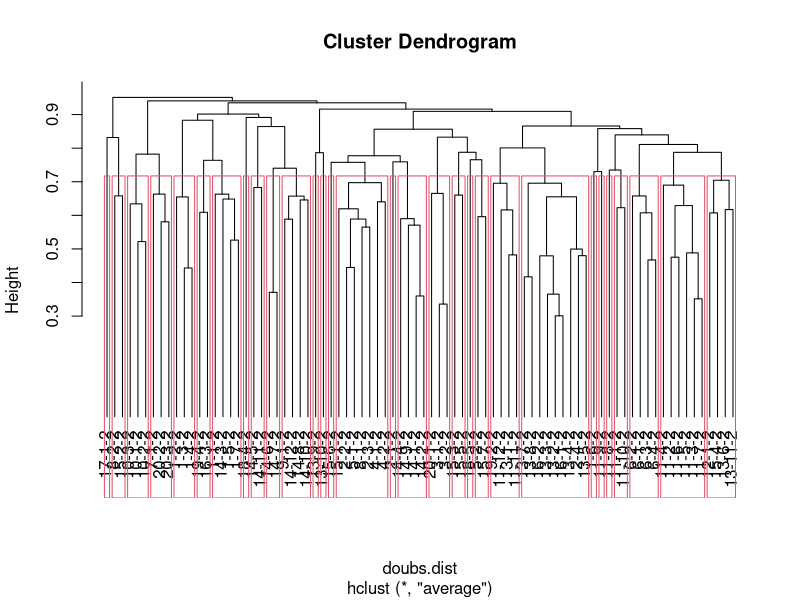
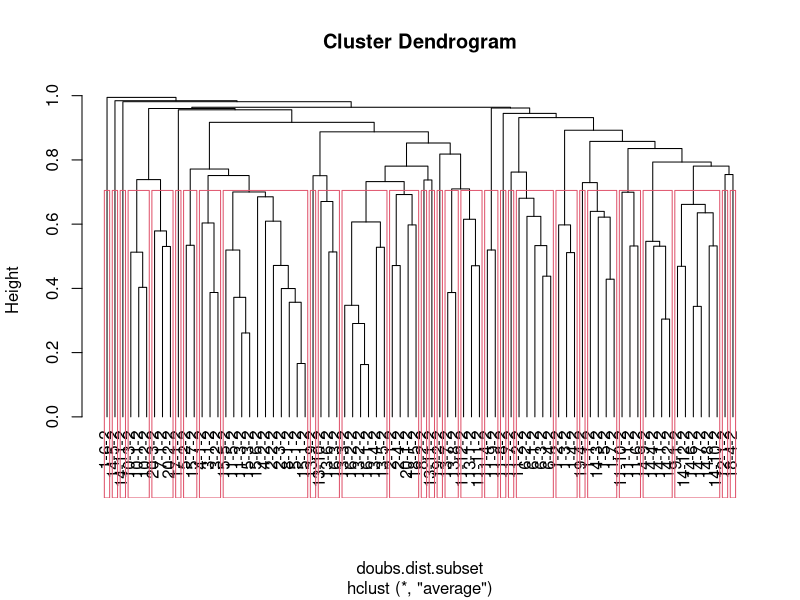
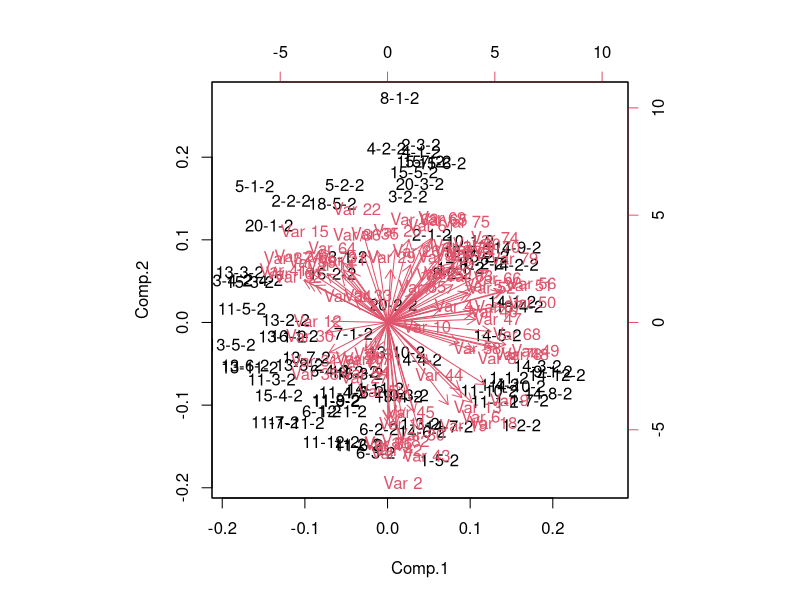
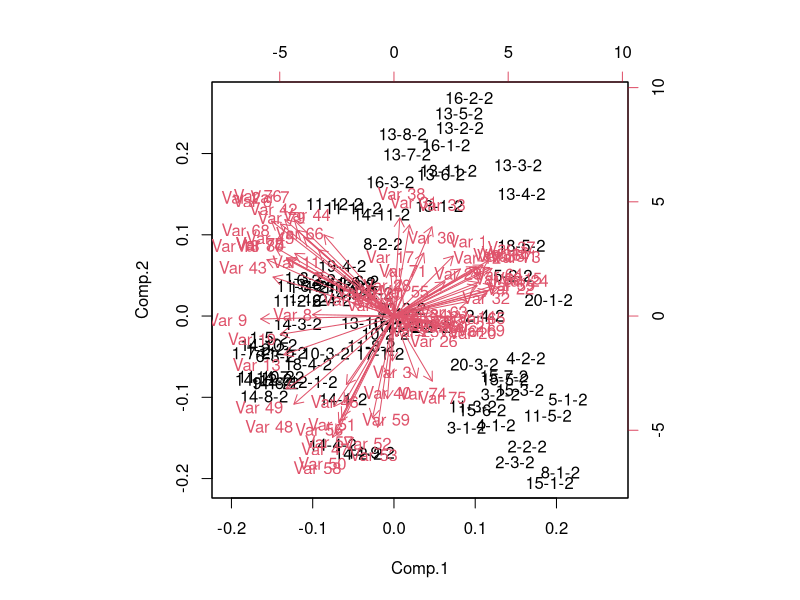
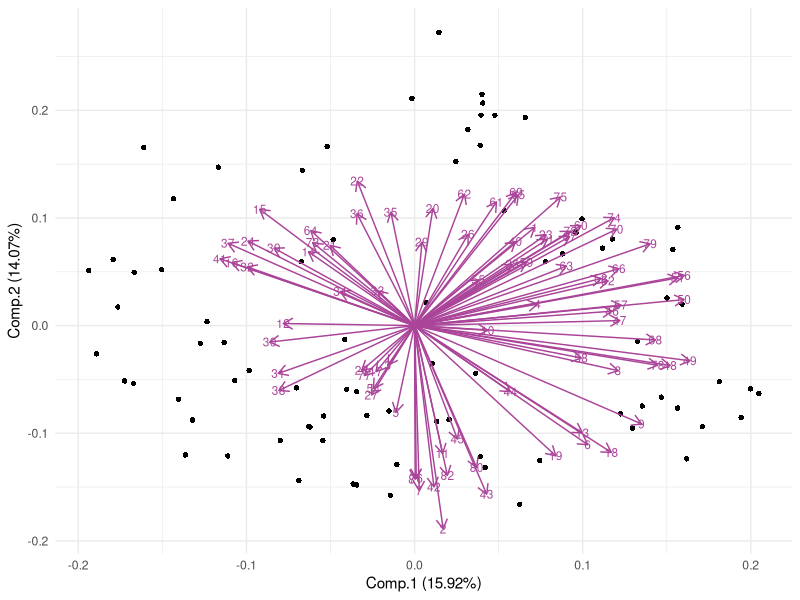
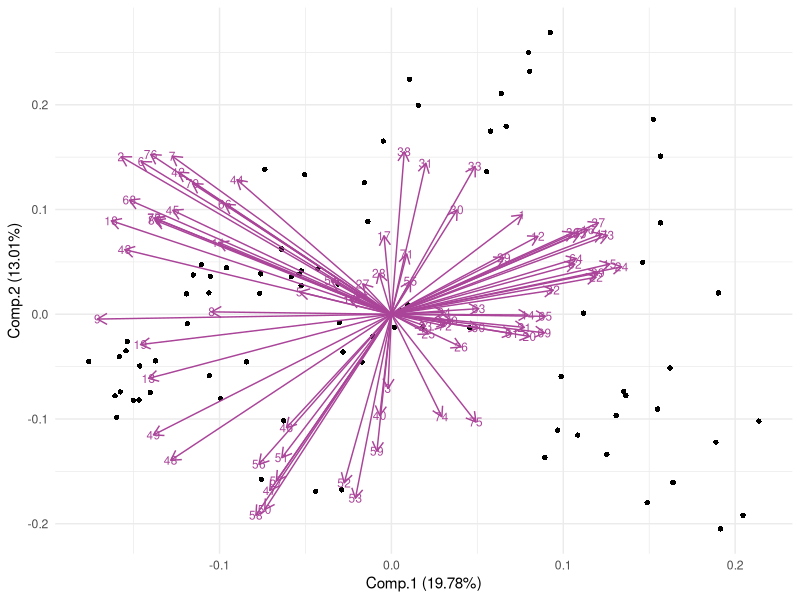
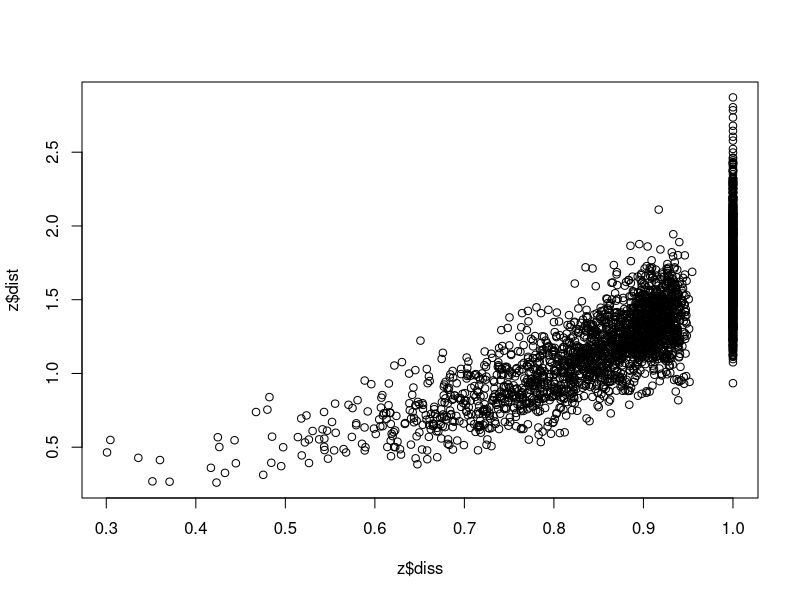
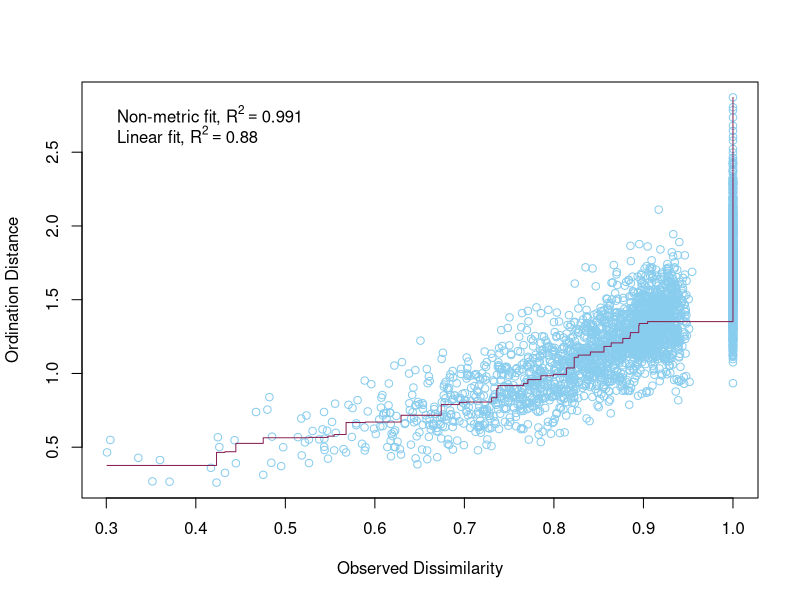

Write R code to recreate these figures, in order. (Note: this script raises an error after producing the figures.)
#### GLM ####

# Before anything else, verify that your environment is totally clear.
# This is important, because old objects can foul up the works
# Clean up the working environment
rm(list = ls())

# Verify working directory, should be ~/Documents/Analyses/lastname_first
getwd()

# Load tidyverse
library("tidyverse")
# Check for updates
tidyverse_update()


#### Cleaning up the data ####

library(dplyr)

#library(readr)
#SurveyData <- read_csv("SurveyData_Clean.csv")

library(readr)
SurveyData <- read_csv("SurveyData_Clean_WN_removed.csv")

#library(readr)
#PlotData <- read_csv("PlotData_Clean.csv")

library(readr)
PlotData <- read_csv("PlotData_Clean_WN_removed.csv")

# The species that were entered as percent-cover need to be accounted for
# Given that the number of plants will vary greatly, but cover plants were all
# in Tier_1, for each percent cover plant I will give a value of 

# The plot needs to be numeric, so I need to change the Plot names to unique
# numeric variables, site needs to be given a number value as does W_N

# This code gives the combined plot names a simple, unique, numeric ID, but I 
# would like clearer ID's so I will use another method
# SurveyData_Combined$Plot <- as.numeric(as.factor(SurveyData_Combined$Plot))

# Assigning the Site a unique numeric value
SurveyData$Site <- as.numeric(as.factor(SurveyData$Site))
# Assigning W and N unique numeric values (weed is now 2, native is now 1)
SurveyData$W_N <- as.numeric(as.factor(SurveyData$W_N))

# Now combine this into unique numerical plot names
library(tidyr)
SurveyData_Combined <- SurveyData %>%
  unite(Plot, Site, Plot, sep = "-")

# Unite Plot and Weed vs Native columns so that now the plot id is all in one
# column that includes the site, plot number, and whether it is weed or native
library(tidyr)
SurveyData_Combined <- SurveyData_Combined %>%
  unite(Plot, Plot, W_N, sep = "-")

# Need to subset to only include the environmental weeds
# Subset the data to only include species that are weeds using the Status column
SurveyData_Combined_subset <- SurveyData_Combined[SurveyData_Combined$Status == 1, ]

# Repeat for plot data
# Assigning the Site a unique numeric value
PlotData$Site <- as.numeric(as.factor(PlotData$Site))
# Assigning W and N unique numeric values (weed is now 2, native is now 1)
PlotData$Weed_Native <- as.numeric(as.factor(PlotData$Weed_Native))

# Now combine this into unique numerical plot names
library(tidyr)
PlotData_Combined <- PlotData %>%
  unite(Plot, Site, Plot, sep = "-")

# Unite Plot and Weed vs Native columns so that now the plot id is all in one
# column that includes the site, plot number, and whether it is weed or native
library(tidyr)
PlotData_Combined <- PlotData_Combined %>%
  unite(Plot, Plot, Weed_Native, sep = "-")

# Filter down to only native species
# Remove native species plots
# Remove rows where Group is not one of the three weeds
PlotData_Weeds <- PlotData_Combined %>% 
  filter(CentralSpecies %in% c("Solanum mauritianum", "Ligustrum lucidum", "Paraserianthes lophantha"))

# Now I need to only include the environmental variables that I want to include
# for the GLM

PlotData_Weeds <- PlotData_Weeds %>%
  select(-Date, -CanopyCover_App, -Waypoint, -East_Coordinates, -South_Coordinates, -CoverVascular,
         -CoverNonVascular, -CoverLitter, -CoverBareSoil, -CoverDebris, -CoverGrass,
         -Topography, -ParentMaterial, -Notes)

# Need to simplify the column names 
colnames(PlotData_Weeds)[3:10] <- c("Height", "DBH",
                                  "Slope", "Canopy",
                                  "Erosion", "Disturbance",
                                  "Pests", "Litter") ## Renaming the columns

# Back to the survey data setting up for nMDS

# Need to transform the data square root was given as a good transformation, so I will do that
SurveyData_Combined$Tier_1_sqrt <- sqrt(SurveyData_Combined$Tier_1)
# repeat for weeds only data
SurveyData_Combined_subset$Tier_1_sqrt <- sqrt(SurveyData_Combined_subset$Tier_1)

# Remove rows where Group is "Native"
SurveyData_Combined_Weeds <- SurveyData_Combined %>% 
 filter(CentralSpecies != "Native")

# Repeat for subset data
SurveyData_Combined_subset_weeds <- SurveyData_Combined_subset %>% 
  filter(CentralSpecies != "Native")
 

# This code gives 0 values when species are not present in a plot
Survey_wide <- SurveyData_Combined_Weeds %>%
  pivot_wider(names_from = ScientificName, 
              values_from = Tier_1_sqrt, 
              id_cols = Plot) %>%
  mutate_all(~ replace(., is.na(.), 0))
# repeat for environmental weeds subset
Survey_wide_subset <- SurveyData_Combined_subset_weeds %>%
  pivot_wider(names_from = ScientificName, 
              values_from = Tier_1_sqrt, 
              id_cols = Plot) %>%
  mutate_all(~ replace(., is.na(.), 0))



# instead of being a tibble, I wanted to convert it back to a data frame
Survey_wide = as.data.frame(Survey_wide)
#repeat for environmental weeds subset
Survey_wide_subset = as.data.frame(Survey_wide_subset)

library(dplyr)
Env_Species <- left_join(Survey_wide, PlotData_Weeds, by = "Plot")  # Preserves all rows from df1

# repeat for subset data
Env_Species_subset <- left_join(Survey_wide_subset, PlotData_Weeds, by = "Plot")

# Needs to remove the first column of numbers as row names and make the Scientific 
# names of species into the row names
row.names(Survey_wide) <- Survey_wide$Plot 
# Remove the first column from the data frame 
Survey_wide <- Survey_wide[, -1]

# repeat for subset data
row.names(Survey_wide_subset) <- Survey_wide_subset$Plot 
# Remove the first column from the data frame 
Survey_wide_subset <- Survey_wide_subset[, -1]


# Back to the Survey data
#Quick checks for empty rows or columns...
rowSums(Survey_wide)
colSums(Survey_wide)

# These are the columns that need to be removed using the data with the extra 
# woolly nightshades removed
Survey_wide<-Survey_wide[,-115] # this gets rid of the the column where there is a zero
Survey_wide<-Survey_wide[,-40] # this gets rid of the the column where there is a zero
Survey_wide<-Survey_wide[,-39] # this gets rid of the the column where there is a zero

# Repeat for subset data
#Quick checks for empty rows or columns...
rowSums(Survey_wide_subset)
colSums(Survey_wide_subset)

Survey_wide_subset<-Survey_wide_subset[,-66] # this gets rid of the the column where there is a zero
Survey_wide_subset<-Survey_wide_subset[,-65] # this gets rid of the the column where there is a zero



### NMDS ####

library(vegan)

doubs.dist<-vegdist(Survey_wide)
doubs.dist

# Repeat for subset data
doubs.dist.subset<-vegdist(Survey_wide_subset)
doubs.dist.subset

# Check for Na, NaN,Inf values
any(is.na(doubs.dist))
any(is.infinite(doubs.dist))

# Check for Na, NaN,Inf values in subset data
any(is.na(doubs.dist.subset))
any(is.infinite(doubs.dist.subset))


#Classification
Survey_wide<-hclust(doubs.dist,method='average')
plot(Survey_wide,hang=-1) #The hang=-1 tidies it up so all the end nodes finish at the same level
grp<-cutree(Survey_wide,k=30) #K=4 is saying to identify the dominant 4 groups.
grp
rect.hclust(Survey_wide, k=30)

#Classification for subset data
Survey_wide_subset<-hclust(doubs.dist.subset,method='average')
plot(Survey_wide_subset,hang=-1) #The hang=-1 tidies it up so all the end nodes finish at the same level
grp<-cutree(Survey_wide_subset,k=30) #K=4 is saying to identify the dominant 4 groups.
grp
rect.hclust(Survey_wide_subset, k=30)


#Conduct a PCA on continuous data, commonly used for environmental 
#variable reduction. Say we want to combine variables that are similar in 
#for SEM we may use PCA

# linkage - once you have the two most similar sites together, how do you think about the similarity to the other sites. Best method is UPPGMA (an average weighed method)

# Now doing a PCA on the data
# Can do PCA on vegan or just the base programme of R, they just use different commands 
# (see powerpoint handout for more info)

doubs.pca<-princomp(doubs.dist,cor=TRUE)
summary(doubs.pca) 
biplot(doubs.pca)

# repeat for subset data
doubs.pca.subset<-princomp(doubs.dist.subset,cor=TRUE)
summary(doubs.pca.subset) 
biplot(doubs.pca.subset)

# Create PCA biplot with sites as points

# Load necessary libraries
library(ggplot2)
library(ggfortify)

autoplot(
  doubs.pca,
  data = doubs.dist,
  loadings = TRUE,             # Display loadings vectors
  loadings.label = TRUE,       # Display loadings labels
  loadings.colour = '#AA4499',     # Loadings vector color
  loadings.label.size = 3,     # Loadings label size
  loadings.label.colour = "#AA4499", # Loadings label color
  shape = 16) +                   # Use points for sites
  theme_minimal()              # Apply a minimal theme


autoplot(
  doubs.pca.subset,
  data = doubs.dist.subset,
  loadings = TRUE,             # Display loadings vectors
  loadings.label = TRUE,       # Display loadings labels
  loadings.colour = '#AA4499',     # Loadings vector color
  loadings.label.size = 3,     # Loadings label size
  loadings.label.colour = "#AA4499", # Loadings label color
  shape = 16) +                   # Use points for sites
  theme_minimal()              # Apply a minimal theme



#Moving on now to MDS
#DO MDS with vegan package
z <- metaMDS(comm = doubs.dist,
             autotransform = FALSE,
             distance = "bray",
             engine = "monoMDS",
             k = 5,
             weakties = TRUE,
             model = "global",
             maxit = 300,
             try = 40,
             trymax = 50)

z
#Moving on now to MDS for subset data
#DO MDS with vegan package
z.subset <- metaMDS(comm = doubs.dist.subset,
             autotransform = FALSE,
             distance = "bray",
             engine = "monoMDS",
             k = 3,
             weakties = TRUE,
             model = "global",
             maxit = 300,
             try = 40,
             trymax = 50)

z.subset

# Stress Plot = Sheppard Plot
plot(z$diss, z$dist)

stressplot(object = z,
           p.col = "#88CCEE",
           l.col = "#882255",
           lwd = 1)

# repeat for subset data
plot(z.subset$diss, z.subset$dist)

stressplot(object = z.subset,
           p.col = "#88CCEE",
           l.col = "#882255",
           lwd = 1)

#always report the stress for MDS, never report the Rsquared you get from that plot above
plot(z)

plot(z[["points"]][,2]~z[["points"]][,1],main="Survey Data", xlab="NMDSaxis 1" , ylab= "NMDS axis 2", cex = 0.5 +as.numeric(Survey_wide$nit))

# Using ggplot2 to make a plot with site names
plot(z, type = "t")

# Looking at the stress/goodness of fit
gof <- goodness(object = z)
plot(z, display = "sites", type = "none")
points(z, display = "sites", cex = 2*gof/mean(gof))


# Looking at the stress/goodness of fit for subset data
gof <- goodness(object = z.subset)
plot(z.subset, display = "sites", type = "none")
points(z.subset, display = "sites", cex = 2*gof/mean(gof))


# Make the points into a data frame for ggplot
z$points %>% head()
z.points <- data.frame(z$points)


# Make the points into a data frame for ggplot
z.subset$points %>% head()
z.subset.points <- data.frame(z.subset$points)

# I need to make a new data frame that is just the plots and the Central species
# for that plot
# Load the dplyr package
library(dplyr)

# Create a new data frame with unique Plot values
Plot_Species <- SurveyData_Combined_Weeds %>% distinct(Plot, .keep_all = TRUE)

grp <- Plot_Species$CentralSpecies

# Create a new data frame with unique Plot values
Plot_Species_subset <- SurveyData_Combined_subset_weeds %>% distinct(Plot, .keep_all = TRUE)

grp.subset <- Plot_Species_subset$CentralSpecies

# Create a data frame of NMDS results with group information
z.points$Group <- Plot_Species$CentralSpecies # Replace with your group column

# repeat for subset data
z.subset.points$Group <- Plot_Species_subset$CentralSpecies # Replace with your group column



# Customize plot with ggplot2
nmds_plot <- ggplot(data = z.points, aes(x = MDS1, y = MDS2, shape = Group, color = Group)) +
  geom_point(size = 2) + # Set point size
  scale_shape_manual(values = c(16, 15, 18, 19)) + # Customize shapes
  scale_color_manual(values = c("#EE6677", "#228833", "#44AA99")) + # Customize colors
  theme_minimal() +
  labs(x = "NMDS1", y = "NMDS2") +
  theme_classic()

# Print the plot
print(nmds_plot)

# Customize plot with ggplot2
nmds_plot <- ggplot(data = z.subset.points, aes(x = MDS1, y = MDS2, shape = Group, color = Group)) +
  geom_point(size = 2) + # Set point size
  scale_shape_manual(values = c(16, 15, 18, 19)) + # Customize shapes
  scale_color_manual(values = c("#EE6677", "#228833", "#44AA99")) + # Customize colors
  theme_minimal() +
  labs(x = "NMDS1", y = "NMDS2") +
  theme_classic()

# Print the plot
print(nmds_plot)

# Customize plot with ggplot2 add ellipses
nmds_plot <- ggplot(data = z.points, aes(x = MDS2, y = MDS4, shape = Group, color = Group)) +
  geom_point(size = 2) + # Set point size
  scale_shape_manual(values = c(16, 15, 17)) + # Customize shapes
  scale_color_manual(values = c("#EE6677", "#228833", "#44AA99")) + # Customize colors
  stat_ellipse(aes(group = Group, fill = Group), geom = "polygon", alpha = 0.1) +
  scale_fill_manual(values = c("#EE6677",  "#228833", "#44AA99")) +
  theme_minimal() +
  labs(x = "NMDS2", y = "NMDS4") +
  theme_classic()

# Print the plot
print(nmds_plot)

# Customize plot with ggplot2 add ellipses for subset data
nmds_plot <- ggplot(data = z.subset.points, aes(x = MDS1, y = MDS3, shape = Group, color = Group)) +
  geom_point(size = 2) + # Set point size
  scale_shape_manual(values = c(16, 15, 17)) + # Customize shapes
  scale_color_manual(values = c("#EE6677", "#228833", "#44AA99")) + # Customize colors
  stat_ellipse(aes(group = Group, fill = Group), geom = "polygon", alpha = 0.1) +
  scale_fill_manual(values = c("#EE6677",  "#228833", "#44AA99")) +
  theme_minimal() +
  labs(x = "NMDS1", y = "NMDS3") +
  theme_classic()

# Print the plot
print(nmds_plot)


# Look with centroids
group_centroids <- data.frame(
  Location = c("Solanum mauritianum", "Ligustrum lucidum", "Paraserianthes lophantha"),
  Centroid_X = c(mean(z.points$MDS1[z.points$Group == "Solanum mauritianum"]),
                 mean(z.points$MDS1[z.points$Group == "Ligustrum lucidum"]),
                 mean(z.points$MDS1[z.points$Group == "Paraserianthes lophantha"])),
  Centroid_Y = c(mean(z.points$MDS2[z.points$Group == "Solanum mauritianum"]),
                 mean(z.points$MDS2[z.points$Group == "Ligustrum lucidum"]),
                 mean(z.points$MDS2[z.points$Group == "Paraserianthes lophantha"])),
  Centroid_Z = c(mean(z.points$MDS3[z.points$Group == "Solanum mauritianum"]),
                 mean(z.points$MDS3[z.points$Group == "Ligustrum lucidum"]),
                 mean(z.points$MDS3[z.points$Group == "Paraserianthes lophantha"])),
  Centroid_A = c(mean(z.points$MDS4[z.points$Group == "Solanum mauritianum"]),
                 mean(z.points$MDS4[z.points$Group == "Ligustrum lucidum"]),
                 mean(z.points$MDS4[z.points$Group == "Paraserianthes lophantha"])),
  Centroid_B = c(mean(z.points$MDS5[z.points$Group == "Solanum mauritianum"]),
                 mean(z.points$MDS5[z.points$Group == "Ligustrum lucidum"]),
                 mean(z.points$MDS5[z.points$Group == "Paraserianthes lophantha"]))
)

# Look with centroids for the subset data
group_centroids_subset <- data.frame(
  Location = c("Solanum mauritianum", "Ligustrum lucidum", "Paraserianthes lophantha"),
  Centroid_X = c(mean(z.subset.points$MDS1[z.subset.points$Group == "Solanum mauritianum"]),
                 mean(z.subset.points$MDS1[z.subset.points$Group == "Ligustrum lucidum"]),
                 mean(z.subset.points$MDS1[z.subset.points$Group == "Paraserianthes lophantha"])),
  Centroid_Y = c(mean(z.subset.points$MDS2[z.subset.points$Group == "Solanum mauritianum"]),
                 mean(z.subset.points$MDS2[z.subset.points$Group == "Ligustrum lucidum"]),
                 mean(z.subset.points$MDS2[z.subset.points$Group == "Paraserianthes lophantha"])),
  Centroid_Z = c(mean(z.subset.points$MDS3[z.subset.points$Group == "Solanum mauritianum"]),
                 mean(z.subset.points$MDS3[z.subset.points$Group == "Ligustrum lucidum"]),
                 mean(z.subset.points$MDS3[z.subset.points$Group == "Paraserianthes lophantha"]))
)

# Sort z.points.weeds to match group-centroids order
# Define the custom order for the 'group' column
z.points$Group <- factor(z.points$Group, levels = c('Solanum mauritianum', 'Ligustrum lucidum', 'Paraserianthes lophantha'))

# Sort the data frame based on the custom order
z.points <- z.points[order(z.points$Group), ]

# Repeat for subset data
z.subset.points$Group <- factor(z.subset.points$Group, levels = c('Solanum mauritianum', 'Ligustrum lucidum', 'Paraserianthes lophantha'))

# Sort the data frame based on the custom order
z.subset.points <- z.subset.points[order(z.subset.points$Group), ]


plot_data<-data.frame(
  Location = z.points$Group,
  MDS1=z.points$MDS1,
  MDS2=z.points$MDS2,
  MDS3=z.points$MDS3,
  MDS4=z.points$MDS4,
  MDS5=z.points$MDS5,
  xend=c(rep( group_centroids[1,2],27),rep(group_centroids[2,2],28), rep(group_centroids[3,2],27)),
  yend=c(rep( group_centroids[1,3],27),rep(group_centroids[2,3],28), rep(group_centroids[3,3],27)),
  zend=c(rep( group_centroids[1,4],27),rep(group_centroids[2,4],28), rep(group_centroids[3,4],27)),
  Aend=c(rep( group_centroids[1,5],27),rep(group_centroids[2,5],28), rep(group_centroids[3,5],27)),
  Bend=c(rep(group_centroids[1,6],27),rep( group_centroids[2,6],28), rep(group_centroids[3,6],27)))


plot_data_subset<-data.frame(
  Location = z.subset.points$Group,
  MDS1=z.subset.points$MDS1,
  MDS2=z.subset.points$MDS2,
  MDS3=z.subset.points$MDS3,
  xend=c(rep( group_centroids_subset[1,2],28),rep(group_centroids_subset[2,2],26), rep(group_centroids_subset[3,2],26)),
  yend=c(rep( group_centroids_subset[1,3],28),rep(group_centroids_subset[2,3],26), rep(group_centroids_subset[3,3],26)),
  zend=c(rep( group_centroids_subset[1,4],28),rep(group_centroids_subset[2,4],26), rep(group_centroids_subset[3,4],26)))

# ggplot with centroids
ggplot(plot_data, aes(x = MDS2, y = MDS4, shape = Location, color = Location)) +
  geom_point(size=2) +
  scale_color_manual(values = c("#EE6677", "#228833", "#44AA99")) + 
  scale_shape_manual(values = c(16, 15, 17)) + 
  stat_ellipse(aes(group = Location, fill = Location), geom = "polygon", alpha = 0.1) +
  scale_fill_manual(values = c("#EE6677",  "#228833", "#44AA99")) +
  geom_point(data = group_centroids, aes(x = Centroid_Y, y = Centroid_B, shape = Location, color = Location)) +
  geom_segment(data = plot_data, aes(x = MDS2, y = MDS4, 
                                     xend = yend, yend = Aend, color = Location), alpha = 0.5)+
  
  theme_classic()

# ggplot with centroids for subset data
ggplot(plot_data_subset, aes(x = MDS3, y = MDS2, shape = Location, color = Location)) +
  geom_point(size=2) +
  scale_color_manual(values = c("#EE6677", "#228833", "#44AA99")) + 
  scale_shape_manual(values = c(16, 15, 17)) + 
  stat_ellipse(aes(group = Location, fill = Location), geom = "polygon", alpha = 0.1) +
  scale_fill_manual(values = c("#EE6677",  "#228833", "#44AA99")) +
  geom_point(data = group_centroids_subset, aes(x = Centroid_Z, y = Centroid_Y, shape = Location, color = Location)) +
  geom_segment(data = plot_data_subset, aes(x = MDS3, y = MDS2, 
                                     xend = zend, yend = yend, color = Location), alpha = 0.5)+
  
  theme_classic()

# I need to make a data frame that contains the environmental factors with the survey data
# That means I need Plot_species with PlotData_Weeds

Survey_wscores <- cbind(z.points, Env_Species) ## This combines the dataset with the coordinates
en = envfit(z, PlotData_Weeds, permutations = 9999, na.rm = TRUE) ## This creates the arrows
en_coord_cont = as.data.frame(scores(en, "vectors")) * ordiArrowMul(en) * 0.5 ##Adjust the last number to change the length of the arrows
en_coord_cat = as.data.frame(scores(en, "factors")) * ordiArrowMul(en) * 0.5 ##Adjust the last number to change the length of the arrows


# Create a custom order for Plot data to get it in the same order as the subset data
PlotData_Weeds$CentralSpecies <- factor(PlotData_Weeds$CentralSpecies, levels = c('Solanum mauritianum', 'Ligustrum lucidum', 'Paraserianthes lophantha'))
# Sort the data frame based on the custom order
PlotData_Weeds <- PlotData_Weeds[order(PlotData_Weeds$CentralSpecies), ]

# Remove the plots that only had native species
PlotData_Weeds_subset<-PlotData_Weeds[-82, ] # this gets rid of the the column where there is a zero
PlotData_Weeds_subset<-PlotData_Weeds_subset[-80, ] # this gets rid of the the column where there is a zero

# I need to make a data frame that contains the environmental factors with the survey data
# That means I need Plot_species with PlotData_Weeds subset

Survey_subset_wscores <- cbind(z.subset.points, Env_Species_subset) ## This combines the dataset with the coordinates
en.subset = envfit(z.subset, PlotData_Weeds_subset, permutations = 9999, na.rm = TRUE) ## This creates the arrows
en_coord_cont.subset = as.data.frame(scores(en.subset, "vectors")) * ordiArrowMul(en.subset) * 0.5 ##Adjust the last number to change the length of the arrows
en_coord_cat.subset = as.data.frame(scores(en.subset, "factors")) * ordiArrowMul(en.subset) * 0.5 ##Adjust the last number to change the length of the arrows



# ggplot with coordinates
ggplot(Survey_wscores, aes(x = MDS1, y = MDS2)) +
  geom_point(data = Survey_wscores, aes(x = MDS1, y = MDS2, shape = Group, color = Group)) +
#  geom_text(data = Survey_wscores, aes(x = NMDS1, y = NMDS2, label = Species), colour = "red")+
  scale_color_manual(values = c("#EE6677", "#228833", "#44AA99")) + 
  scale_shape_manual(values = c(16, 15, 17)) + 
  stat_ellipse(aes(group = Group, fill = Group), geom = "polygon", alpha = 0.25) +
  scale_fill_manual(values = c("#EE6677",  "#228833", "#44AA99")) +
  geom_segment(aes(x = 0, y = 0, xend = NMDS1, yend = NMDS2), 
               data = en_coord_cont, size = 1, alpha = 0.5, colour = "black") +
  geom_text(data = en_coord_cont, aes(x = NMDS1, y = NMDS2), colour = "black", 
            label = row.names(en_coord_cont)) +
  theme_classic() +
#  labs_pubr() +
  labs(x = "MDS axis 1", y = "MDS axis 2")

# ggplot with coordinates for subset data
ggplot(Survey_subset_wscores, aes(x = MDS1, y = MDS2)) +
  geom_point(data = Survey_subset_wscores, aes(x = MDS1, y = MDS2, shape = Group, color = Group)) +
#  geom_text(data = Survey_wscores, aes(x = NMDS1, y = NMDS2, label = Species), colour = "red")+
  scale_color_manual(values = c("#EE6677", "#228833", "#44AA99")) + 
  scale_shape_manual(values = c(16, 15, 17)) + 
  stat_ellipse(aes(group = Group, fill = Group), geom = "polygon", alpha = 0.25) +
  scale_fill_manual(values = c("#EE6677",  "#228833", "#44AA99")) +
  geom_segment(aes(x = 0, y = 0, xend = NMDS1, yend = NMDS2), 
               data = en_coord_cont.subset, size = 1, alpha = 0.5, colour = "black") +
  geom_text(data = en_coord_cont.subset, aes(x = NMDS1, y = NMDS2), colour = "black", 
            label = row.names(en_coord_cont.subset)) +
  theme_classic() +
#  labs_pubr() +
  labs(x = "MDS axis 1", y = "MDS axis 2")


#### PERMANOVA ####

# Filter down to only native species
# Remove native species plots
# Remove rows where Group is "Native"

SurveyData_Combined_subset_weeds <- SurveyData_Combined_subset_weeds %>% 
  filter(CentralSpecies != "Native")

# This code gives 0 values when species are not present in a plot
Survey_perm <- SurveyData_Combined_subset_weeds %>%
  pivot_wider(names_from = ScientificName, 
              values_from = Tier_1_sqrt, 
              id_cols = Plot) %>%
  mutate_all(~ replace(., is.na(.), 0))

# instead of being a tibble, I wanted to convert it back to a data frame
Survey_perm = as.data.frame(Survey_perm)


# Needs to remove the first column of numbers as row names and make the Scientific 
# names of species into the row names
row.names(Survey_perm) <- Survey_perm$Plot 
# Remove the first column from the data frame 
Survey_perm <- Survey_perm[, -1]

#Quick checks for empty rows or columns...
rowSums(Survey_perm)
colSums(Survey_perm)


Survey_perm<-Survey_perm[,-66] # this gets rid of the the column where there is a zero
Survey_perm<-Survey_perm[,-65] # this gets rid of the the column where there is a zero


# Make a distance matrix
perm_dist<-vegdist(Survey_perm, method='bray')

# Make a distance matrix
perm_dist<-vegdist(Survey_perm, method='bray')


#Assumptions

dispersion<-betadisper(perm_dist, group=plot_data_subset$Location,type = "centroid")

plot(dispersion)

anova(dispersion)


#Test

Perma_result<-adonis2( perm_dist~as.factor(plot_data_subset$Location), data=perm_dist,
                       permutations=9999)

Perma_result






# Change the species names to remove the space

library(dplyr)
Env_Species <- Env_Species %>%
  mutate(CentralSpecies = ifelse(CentralSpecies == "Solanum mauritianum", "Solanum_mauritianum", CentralSpecies))

# GLM results time
library(MASS) ## do to the GLM
Solmau_GLM <- glm.nb(Solanum_mauritanum ~ Height + DBH +
                     Slope + Canopy +
                     Erosion + Disturbance +
                     Pests + Litter,
                     data = Env_Species) ## this is a negative binominal generalised linear model as we are using count data and the data is quite widely dispersed
summary(Solmau_GLM)
